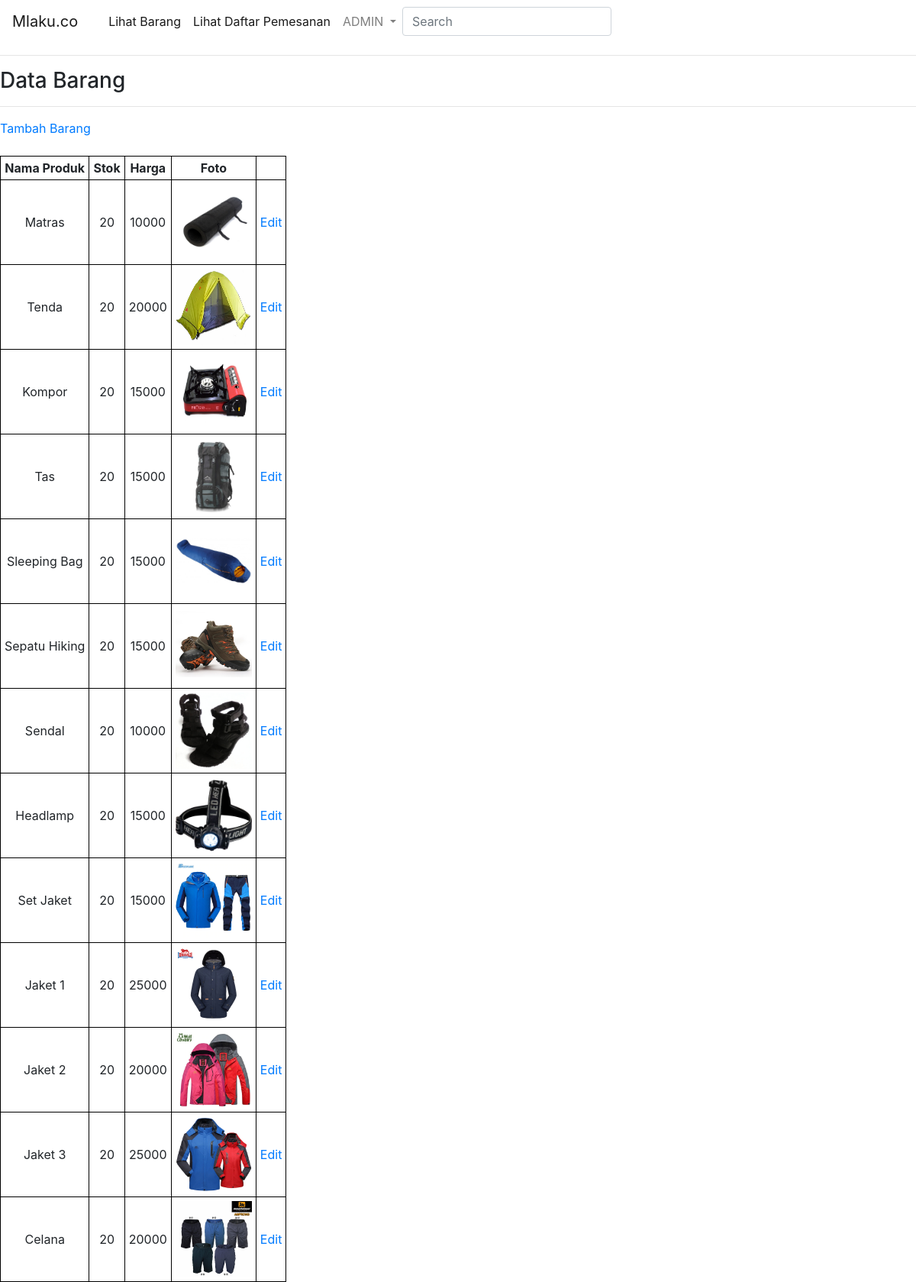
The page /admin/view.php on the database its author committed.
### tables this page shows
CREATE TABLE `itemproduk` (
  `id_bar` int(11) NOT NULL,
  `nama_bar` varchar(50) NOT NULL,
  `stok` int(11) NOT NULL,
  `harga` int(11) NOT NULL,
  `id_foto` int(11) NOT NULL
);

CREATE TABLE `fotoproduk` (
  `id_foto` int(11) NOT NULL,
  `nama_foto` varchar(50) NOT NULL,
  `ukuran` int(11) NOT NULL,
  `tipe` varchar(20) NOT NULL
);

### admin/view.php (the view, shortened to what this page needs)
<html>
<head>
    <link rel="stylesheet" href="https://maxcdn.bootstrapcdn.com/bootstrap/4.0.0/css/bootstrap.min.css">
    <link rel="stylesheet" href="../css/style.css">
</head>
<body>
  <nav class="navbar navbar-expand-md navbar-light">
    <a class="navbar-brand a" href="index.php">Mlaku.co</a>
    <div class="collapse navbar-collapse sticky" id="navbarSupportedContent">
        <ul class="navbar-nav mr-auto pl-2">
        <ul class="navbar-nav mr-auto pl-2">
            <li class="nav-item active">
                <a class="nav-link" href="view.php">Lihat Barang <span class="sr-only">(current)</span></a>
            </li>
            <li class="nav-item active">
                <a class="nav-link" href="lihatpesanan.php">Lihat Daftar Pemesanan <span class="sr-only">(current)</span></a>
            </li>
        </ul>
        <a class="nav-link dropdown-toggle" href="#" id="navbarDropdown" role="button" data-toggle="dropdown" aria-haspopup="true" aria-expanded="false">
            ADMIN
        </a>
        <form class="form-inline my-2 my-lg-0" method="GET" action="pencarian.php">
            <input class="form-control mr-sm-2" type="text" name="search" placeholder="Search" aria-label="Search" onkeyup="this.value = this.value.toLowerCase();">
        </form>
    </div>
</nav>
<hr>
<h3>Data Barang</h3><hr>
<a href="tambahproduk.php">Tambah Barang</a><br><br>
<table border="1" cellpadding="8">
<tr>
  <th>Nama Produk</th>
  <th>Stok</th>
  <th>Harga</th>
  <th>Foto</th>
</tr>
<?php
include "../dbconnect.php";
$query = "SELECT i.id_bar as 'id_bar', i.nama_bar as 'nama_bar', i.stok as 'stok', i.harga as 'harga', f.nama_foto as 'nama_foto' FROM itemproduk i,fotoproduk f WHERE f.id_foto=i.id_foto";
$sql = mysqli_query($konek, $query);
$row = mysqli_num_rows($sql);
if($row > 0){
  while($data = mysqli_fetch_array($sql)){
    echo "<tr>";
    echo "<td>".$data['nama_bar']."</td>";
    echo "<td>".$data['stok']."</td>";
    echo "<td>".$data['harga']."</td>";
    echo "<td><img src='../img/images/".$data['nama_foto']."' width='100' height='100'></td>";
    echo "<td><a href='editproduk.php?id_bar=".$data['id_bar']."'>Edit</a></td>";
    echo "</tr>";
  }
}else{
  echo "<tr><td colspan='4'>Data tidak ada</td></tr>";
}
?>
</table>
</body>
</html>

### css/style.css (style rules this page uses)
table, th, td { border: 1px solid black; border-collapse: collapse; }
th, td { padding: 5px; text-align: center; }

### rows shown on the page
itemproduk: nama_bar "Matras", stok "20", harga "10000", id_foto.nama_foto (picture)
itemproduk: nama_bar "Tenda", stok "20", harga "20000", id_foto.nama_foto (picture)
itemproduk: nama_bar "Kompor", stok "20", harga "15000", id_foto.nama_foto (picture)
itemproduk: nama_bar "Tas", stok "20", harga "15000", id_foto.nama_foto (picture)
itemproduk: nama_bar "Sleeping Bag", stok "20", harga "15000", id_foto.nama_foto (picture)
itemproduk: nama_bar "Sepatu Hiking", stok "20", harga "15000", id_foto.nama_foto (picture)
itemproduk: nama_bar "Sendal", stok "20", harga "10000", id_foto.nama_foto (picture)
itemproduk: nama_bar "Headlamp", stok "20", harga "15000", id_foto.nama_foto (picture)
itemproduk: nama_bar "Set Jaket", stok "20", harga "15000", id_foto.nama_foto (picture)
itemproduk: nama_bar "Jaket 1", stok "20", harga "25000", id_foto.nama_foto (picture)
itemproduk: nama_bar "Jaket 2", stok "20", harga "20000", id_foto.nama_foto (picture)
itemproduk: nama_bar "Jaket 3", stok "20", harga "25000", id_foto.nama_foto (picture)
itemproduk: nama_bar "Celana", stok "20", harga "20000", id_foto.nama_foto (picture)
